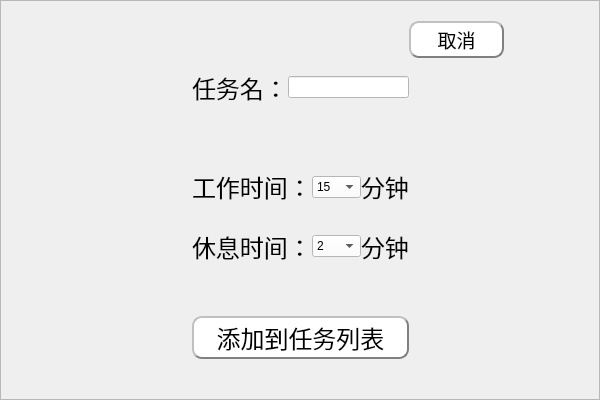
<?xml version="1.0" encoding="UTF-8"?>
<ui version="4.0">
 <class>CreateMissionWindow</class>
 <widget class="QWidget" name="CreateMissionWindow">
  <property name="geometry">
   <rect>
    <x>0</x>
    <y>0</y>
    <width>600</width>
    <height>400</height>
   </rect>
  </property>
  <property name="sizePolicy">
   <sizepolicy hsizetype="Expanding" vsizetype="Expanding">
    <horstretch>0</horstretch>
    <verstretch>0</verstretch>
   </sizepolicy>
  </property>
  <property name="minimumSize">
   <size>
    <width>600</width>
    <height>400</height>
   </size>
  </property>
  <property name="maximumSize">
   <size>
    <width>600</width>
    <height>400</height>
   </size>
  </property>
  <property name="windowTitle">
   <string>TomClock</string>
  </property>
  <property name="windowIcon">
   <iconset resource="../res.qrc">
    <normaloff>:/images/resourse/images/Icons/Main_Color/tomato1.png</normaloff>:/images/resourse/images/Icons/Main_Color/tomato1.png</iconset>
  </property>
  <property name="styleSheet">
   <string notr="true"/>
  </property>
  <layout class="QGridLayout" name="gridLayout_2">
   <property name="leftMargin">
    <number>0</number>
   </property>
   <property name="topMargin">
    <number>0</number>
   </property>
   <property name="rightMargin">
    <number>0</number>
   </property>
   <property name="bottomMargin">
    <number>0</number>
   </property>
   <property name="spacing">
    <number>0</number>
   </property>
   <item row="0" column="0">
    <widget class="QFrame" name="frame">
     <property name="frameShape">
      <enum>QFrame::StyledPanel</enum>
     </property>
     <property name="frameShadow">
      <enum>QFrame::Raised</enum>
     </property>
     <layout class="QGridLayout" name="gridLayout">
      <property name="leftMargin">
       <number>0</number>
      </property>
      <property name="topMargin">
       <number>0</number>
      </property>
      <property name="rightMargin">
       <number>0</number>
      </property>
      <property name="bottomMargin">
       <number>0</number>
      </property>
      <property name="spacing">
       <number>0</number>
      </property>
      <item row="11" column="2">
       <spacer name="horizontalSpacer_14">
        <property name="orientation">
         <enum>Qt::Horizontal</enum>
        </property>
        <property name="sizeHint" stdset="0">
         <size>
          <width>40</width>
          <height>20</height>
         </size>
        </property>
       </spacer>
      </item>
      <item row="4" column="2">
       <spacer name="horizontalSpacer_2">
        <property name="orientation">
         <enum>Qt::Horizontal</enum>
        </property>
        <property name="sizeHint" stdset="0">
         <size>
          <width>40</width>
          <height>20</height>
         </size>
        </property>
       </spacer>
      </item>
      <item row="5" column="2">
       <spacer name="horizontalSpacer">
        <property name="orientation">
         <enum>Qt::Horizontal</enum>
        </property>
        <property name="sizeHint" stdset="0">
         <size>
          <width>40</width>
          <height>20</height>
         </size>
        </property>
       </spacer>
      </item>
      <item row="1" column="2">
       <spacer name="horizontalSpacer_17">
        <property name="orientation">
         <enum>Qt::Horizontal</enum>
        </property>
        <property name="sizeHint" stdset="0">
         <size>
          <width>40</width>
          <height>20</height>
         </size>
        </property>
       </spacer>
      </item>
      <item row="9" column="2">
       <spacer name="horizontalSpacer_22">
        <property name="orientation">
         <enum>Qt::Horizontal</enum>
        </property>
        <property name="sizeHint" stdset="0">
         <size>
          <width>40</width>
          <height>20</height>
         </size>
        </property>
       </spacer>
      </item>
      <item row="8" column="2">
       <spacer name="horizontalSpacer_13">
        <property name="orientation">
         <enum>Qt::Horizontal</enum>
        </property>
        <property name="sizeHint" stdset="0">
         <size>
          <width>217</width>
          <height>20</height>
         </size>
        </property>
       </spacer>
      </item>
      <item row="3" column="4">
       <spacer name="horizontalSpacer_20">
        <property name="orientation">
         <enum>Qt::Horizontal</enum>
        </property>
        <property name="sizeHint" stdset="0">
         <size>
          <width>40</width>
          <height>20</height>
         </size>
        </property>
       </spacer>
      </item>
      <item row="3" column="3">
       <spacer name="horizontalSpacer_21">
        <property name="orientation">
         <enum>Qt::Horizontal</enum>
        </property>
        <property name="sizeHint" stdset="0">
         <size>
          <width>40</width>
          <height>20</height>
         </size>
        </property>
       </spacer>
      </item>
      <item row="3" column="2">
       <layout class="QHBoxLayout" name="horizontalLayout" stretch="0,1">
        <item>
         <widget class="QLabel" name="label">
          <property name="sizePolicy">
           <sizepolicy hsizetype="Expanding" vsizetype="Expanding">
            <horstretch>0</horstretch>
            <verstretch>0</verstretch>
           </sizepolicy>
          </property>
          <property name="styleSheet">
           <string notr="true">background-color: transparent;</string>
          </property>
          <property name="text">
           <string>&lt;html&gt;&lt;head/&gt;&lt;body&gt;&lt;p&gt;&lt;span style=&quot; font-size:18pt;&quot;&gt;任务名：&lt;/span&gt;&lt;/p&gt;&lt;/body&gt;&lt;/html&gt;</string>
          </property>
         </widget>
        </item>
        <item>
         <widget class="QLineEdit" name="nameOfMission">
          <property name="sizePolicy">
           <sizepolicy hsizetype="Preferred" vsizetype="Fixed">
            <horstretch>0</horstretch>
            <verstretch>0</verstretch>
           </sizepolicy>
          </property>
          <property name="styleSheet">
           <string notr="true">font: 290 18pt &quot;微软雅黑 Light&quot;;
background-color: rgb(255, 255, 255);</string>
          </property>
          <property name="text">
           <string/>
          </property>
         </widget>
        </item>
       </layout>
      </item>
      <item row="7" column="2">
       <layout class="QHBoxLayout" name="horizontalLayout_3" stretch="1,1,1">
        <item>
         <widget class="QLabel" name="label_4">
          <property name="sizePolicy">
           <sizepolicy hsizetype="Expanding" vsizetype="Expanding">
            <horstretch>0</horstretch>
            <verstretch>0</verstretch>
           </sizepolicy>
          </property>
          <property name="styleSheet">
           <string notr="true">background-color: transparent;</string>
          </property>
          <property name="text">
           <string>&lt;html&gt;&lt;head/&gt;&lt;body&gt;&lt;p&gt;&lt;span style=&quot; font-size:18pt;&quot;&gt;休息时间：&lt;/span&gt;&lt;/p&gt;&lt;/body&gt;&lt;/html&gt;</string>
          </property>
         </widget>
        </item>
        <item>
         <widget class="QComboBox" name="relaxTime">
          <property name="sizePolicy">
           <sizepolicy hsizetype="Preferred" vsizetype="Fixed">
            <horstretch>0</horstretch>
            <verstretch>0</verstretch>
           </sizepolicy>
          </property>
          <property name="styleSheet">
           <string notr="true">font: 290 18pt &quot;微软雅黑 Light&quot;;
background-color: rgb(255, 255, 255);</string>
          </property>
          <item>
           <property name="text">
            <string>2</string>
           </property>
          </item>
          <item>
           <property name="text">
            <string>3</string>
           </property>
          </item>
          <item>
           <property name="text">
            <string>4</string>
           </property>
          </item>
          <item>
           <property name="text">
            <string>6</string>
           </property>
          </item>
          <item>
           <property name="text">
            <string>8</string>
           </property>
          </item>
          <item>
           <property name="text">
            <string>10</string>
           </property>
          </item>
         </widget>
        </item>
        <item>
         <widget class="QLabel" name="label_5">
          <property name="sizePolicy">
           <sizepolicy hsizetype="Expanding" vsizetype="Expanding">
            <horstretch>0</horstretch>
            <verstretch>0</verstretch>
           </sizepolicy>
          </property>
          <property name="styleSheet">
           <string notr="true">background-color: transparent;</string>
          </property>
          <property name="text">
           <string>&lt;html&gt;&lt;head/&gt;&lt;body&gt;&lt;p&gt;&lt;span style=&quot; font-size:18pt;&quot;&gt;分钟&lt;/span&gt;&lt;/p&gt;&lt;/body&gt;&lt;/html&gt;</string>
          </property>
         </widget>
        </item>
       </layout>
      </item>
      <item row="1" column="3" rowspan="2">
       <widget class="QPushButton" name="cancel">
        <property name="sizePolicy">
         <sizepolicy hsizetype="Expanding" vsizetype="Preferred">
          <horstretch>0</horstretch>
          <verstretch>0</verstretch>
         </sizepolicy>
        </property>
        <property name="font">
         <font>
          <pointsize>14</pointsize>
         </font>
        </property>
        <property name="styleSheet">
         <string notr="true">QPushButton{
background-color: rgb(255, 255, 255);
border:2px groove gray;
border-radius:10px;
padding:2px 4px;
border-style: outset;
}

QPushButton:hover{
background-color:rgb(229, 241, 251); 
color: black;
}

QPushButton:pressed{
background-color:rgb(204, 228, 247);
border-style: inset;
}</string>
        </property>
        <property name="text">
         <string>取消</string>
        </property>
       </widget>
      </item>
      <item row="3" column="0">
       <spacer name="horizontalSpacer_19">
        <property name="orientation">
         <enum>Qt::Horizontal</enum>
        </property>
        <property name="sizeHint" stdset="0">
         <size>
          <width>40</width>
          <height>20</height>
         </size>
        </property>
       </spacer>
      </item>
      <item row="10" column="2">
       <widget class="QSplitter" name="splitter">
        <property name="orientation">
         <enum>Qt::Horizontal</enum>
        </property>
        <widget class="QPushButton" name="comfirm">
         <property name="sizePolicy">
          <sizepolicy hsizetype="Expanding" vsizetype="Expanding">
           <horstretch>0</horstretch>
           <verstretch>0</verstretch>
          </sizepolicy>
         </property>
         <property name="font">
          <font>
           <pointsize>18</pointsize>
          </font>
         </property>
         <property name="styleSheet">
          <string notr="true">

QPushButton{
background-color: rgb(255, 255, 255);
border:2px groove gray;
border-radius:10px;
padding:2px 4px;
border-style: outset;
}

QPushButton:hover{
background-color:rgb(229, 241, 251); 
color: black;
}

QPushButton:pressed{
background-color:rgb(204, 228, 247);
border-style: inset;
}</string>
         </property>
         <property name="text">
          <string>添加到任务列表</string>
         </property>
        </widget>
       </widget>
      </item>
      <item row="12" column="2">
       <spacer name="horizontalSpacer_15">
        <property name="orientation">
         <enum>Qt::Horizontal</enum>
        </property>
        <property name="sizeHint" stdset="0">
         <size>
          <width>40</width>
          <height>20</height>
         </size>
        </property>
       </spacer>
      </item>
      <item row="3" column="1">
       <spacer name="horizontalSpacer_3">
        <property name="orientation">
         <enum>Qt::Horizontal</enum>
        </property>
        <property name="sizeHint" stdset="0">
         <size>
          <width>91</width>
          <height>20</height>
         </size>
        </property>
       </spacer>
      </item>
      <item row="6" column="2">
       <layout class="QHBoxLayout" name="horizontalLayout_2" stretch="1,1,1">
        <item>
         <widget class="QLabel" name="label_2">
          <property name="sizePolicy">
           <sizepolicy hsizetype="Expanding" vsizetype="Expanding">
            <horstretch>0</horstretch>
            <verstretch>0</verstretch>
           </sizepolicy>
          </property>
          <property name="styleSheet">
           <string notr="true">background-color: transparent;</string>
          </property>
          <property name="text">
           <string>&lt;html&gt;&lt;head/&gt;&lt;body&gt;&lt;p&gt;&lt;span style=&quot; font-size:18pt;&quot;&gt;工作时间：&lt;/span&gt;&lt;/p&gt;&lt;/body&gt;&lt;/html&gt;</string>
          </property>
         </widget>
        </item>
        <item>
         <widget class="QComboBox" name="workTime">
          <property name="sizePolicy">
           <sizepolicy hsizetype="Expanding" vsizetype="Fixed">
            <horstretch>0</horstretch>
            <verstretch>0</verstretch>
           </sizepolicy>
          </property>
          <property name="styleSheet">
           <string notr="true">font: 290 18pt &quot;微软雅黑 Light&quot;;
background-color: rgb(255, 255, 255);</string>
          </property>
          <item>
           <property name="text">
            <string>15</string>
           </property>
          </item>
          <item>
           <property name="text">
            <string>20</string>
           </property>
          </item>
          <item>
           <property name="text">
            <string>25</string>
           </property>
          </item>
          <item>
           <property name="text">
            <string>30</string>
           </property>
          </item>
          <item>
           <property name="text">
            <string>40</string>
           </property>
          </item>
          <item>
           <property name="text">
            <string>50</string>
           </property>
          </item>
         </widget>
        </item>
        <item>
         <widget class="QLabel" name="label_3">
          <property name="sizePolicy">
           <sizepolicy hsizetype="Expanding" vsizetype="Expanding">
            <horstretch>0</horstretch>
            <verstretch>0</verstretch>
           </sizepolicy>
          </property>
          <property name="styleSheet">
           <string notr="true">background-color: transparent;</string>
          </property>
          <property name="text">
           <string>&lt;html&gt;&lt;head/&gt;&lt;body&gt;&lt;p&gt;&lt;span style=&quot; font-size:18pt;&quot;&gt;分钟&lt;/span&gt;&lt;/p&gt;&lt;/body&gt;&lt;/html&gt;</string>
          </property>
         </widget>
        </item>
       </layout>
      </item>
      <item row="0" column="3">
       <spacer name="verticalSpacer">
        <property name="orientation">
         <enum>Qt::Vertical</enum>
        </property>
        <property name="sizeType">
         <enum>QSizePolicy::Fixed</enum>
        </property>
        <property name="sizeHint" stdset="0">
         <size>
          <width>20</width>
          <height>20</height>
         </size>
        </property>
       </spacer>
      </item>
     </layout>
    </widget>
   </item>
  </layout>
 </widget>
 <resources>
  <include location="../res.qrc"/>
 </resources>
 <connections/>
</ui>
